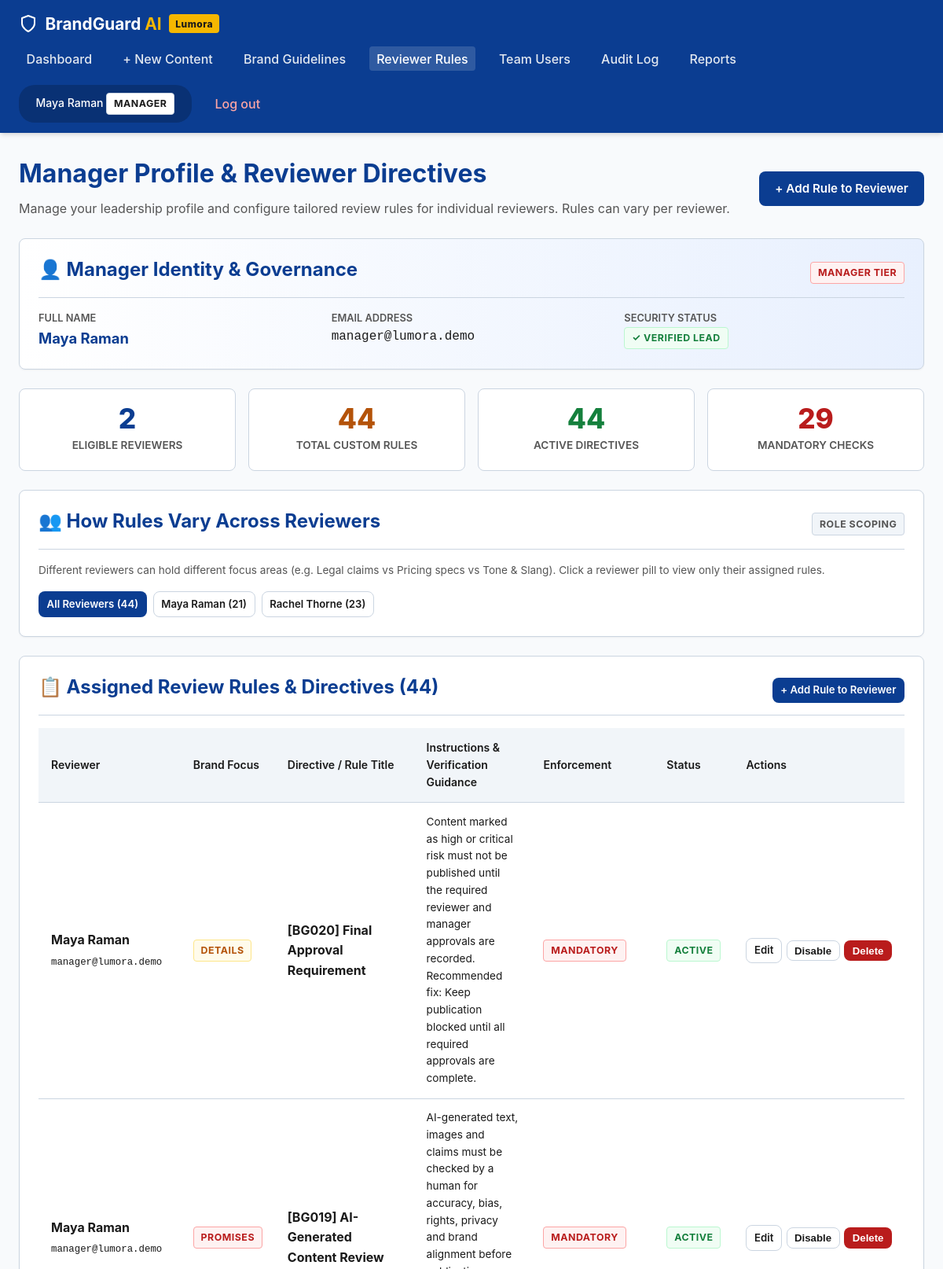
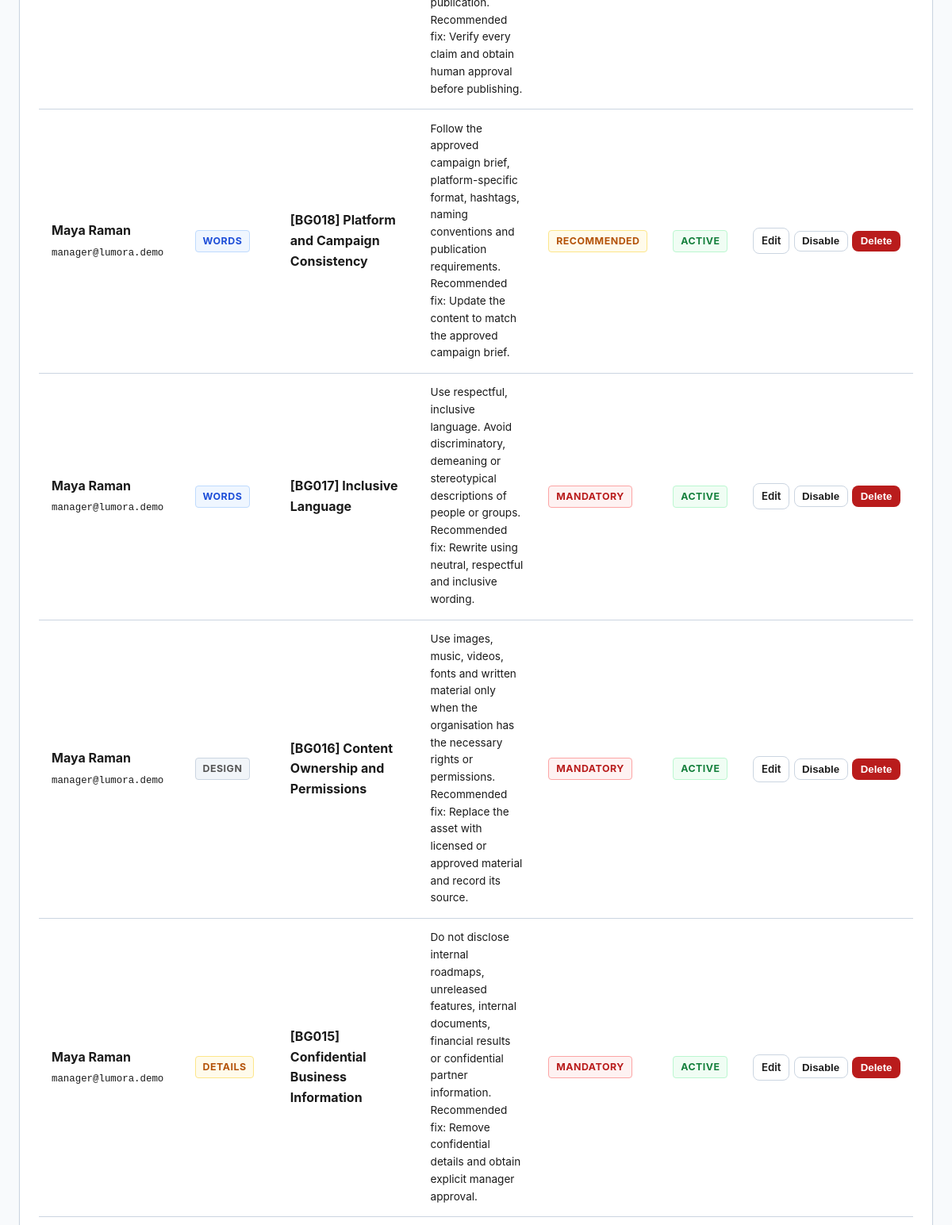
/admin/profile (signed in, upper part), run on the app's committed database (2 pictures, top to bottom).
### app/models.py (models this page shows, shortened)
class User(UserMixin, db.Model):
    __tablename__ = 'users'
    id = db.Column(db.Integer, primary_key=True)
    full_name = db.Column(db.String(100), nullable=False)
    email = db.Column(db.String(120), unique=True, nullable=False, index=True)
    password_hash = db.Column(db.String(255), nullable=False)
    role_id = db.Column(db.Integer, db.ForeignKey('roles.id'), nullable=False)
    failed_logins = db.Column(db.Integer, default=0, nullable=False)
    locked_until = db.Column(db.DateTime, nullable=True)
    created_at = db.Column(db.DateTime, default=lambda: datetime.now(timezone.utc), nullable=False)
    role = db.relationship('Role', back_populates='users')
    contents = db.relationship('Content', back_populates='creator', lazy='dynamic', cascade='all, delete-orphan')
    decisions = db.relationship('Decision', back_populates='reviewer', lazy='dynamic')
    audit_logs = db.relationship('AuditLog', back_populates='user', lazy='dynamic')
    @property
    def role_name(self) -> str:
        return self.role.name if self.role else 'Creator'

class Role(db.Model):
    __tablename__ = 'roles'
    id = db.Column(db.Integer, primary_key=True)
    name = db.Column(db.String(50), unique=True, nullable=False)  # 'Creator', 'Reviewer', 'Manager'
    description = db.Column(db.String(255), nullable=True)
    users = db.relationship('User', back_populates='role', lazy='dynamic')

class ReviewerRule(db.Model):
    __tablename__ = 'reviewer_rules'
    id = db.Column(db.Integer, primary_key=True)
    reviewer_id = db.Column(db.Integer, db.ForeignKey('users.id'), nullable=False)
    created_by_id = db.Column(db.Integer, db.ForeignKey('users.id'), nullable=False)
    title = db.Column(db.String(150), nullable=False)
    category = db.Column(db.String(50), nullable=False, default='GENERAL')
    instructions = db.Column(db.Text, nullable=False)
    severity = db.Column(db.String(20), nullable=False, default='Mandatory')
    active = db.Column(db.Boolean, default=True, nullable=False)
    created_at = db.Column(db.DateTime, default=lambda: datetime.now(timezone.utc), nullable=False)
    updated_at = db.Column(db.DateTime, default=lambda: datetime.now(timezone.utc), onupdate=lambda: datetime.now(timezone.utc), nullable=False)
    reviewer = db.relationship('User', foreign_keys=[reviewer_id], backref=db.backref('assigned_rules', lazy='dynamic', cascade='all, delete-orphan'))
    creator = db.relationship('User', foreign_keys=[created_by_id])

### app/routes/admin.py (the view)
@admin_bp.route('/profile')
@login_required
@role_required('Manager')
def manager_profile():
    reviewers = User.query.join(Role).filter(Role.name.in_(['Reviewer', 'Manager'])).order_by(User.full_name).all()
    reviewer_filter = request.args.get('reviewer_id', type=int)
    query = ReviewerRule.query.order_by(ReviewerRule.reviewer_id, ReviewerRule.created_at.desc())
    if reviewer_filter:
        query = query.filter_by(reviewer_id=reviewer_filter)
    rules = query.all()
    total_rules = ReviewerRule.query.count()
    active_rules = ReviewerRule.query.filter_by(active=True).count()
    mandatory_rules = ReviewerRule.query.filter_by(severity='Mandatory').count()
    reviewer_rule_counts = {}
    for r in reviewers:
        cnt = ReviewerRule.query.filter_by(reviewer_id=r.id, active=True).count()
        reviewer_rule_counts[r.id] = cnt
    return render_template(
        'admin/profile.html',
        reviewers=reviewers,
        rules=rules,
        reviewer_filter=reviewer_filter,
        total_rules=total_rules,
        active_rules=active_rules,
        mandatory_rules=mandatory_rules,
        reviewer_rule_counts=reviewer_rule_counts
    )

### app/__init__.py (called while the page is built)
@login_manager.user_loader
def load_user(user_id):
    return db.session.get(User, int(user_id))

### app/templates/admin/profile.html (shortened to what this page needs)
{% extends "base.html" %}
{% block content %}
<div style="display: flex; justify-content: space-between; align-items: center; margin-bottom: 1.5rem; flex-wrap: wrap; gap: 1rem;">
  <div>
    <h1>Manager Profile &amp; Reviewer Directives</h1>
    <p style="color: var(--text-muted);">Manage your leadership profile and configure tailored review rules for individual reviewers. Rules can vary per reviewer.</p>
  </div>
  <a href="{{ url_for('admin.add_reviewer_rule') }}" class="btn btn-primary">+ Add Rule to Reviewer</a>
</div>
<div class="card" style="margin-bottom: 1.5rem; background: linear-gradient(to right, #ffffff, var(--primary-light));">
  <div class="card-header" style="border-bottom: 1px solid var(--border);">
    <a href="{{ url_for('admin.manager_profile') }}" class="icon-heading-link">
      <h2>👤 Manager Identity &amp; Governance</h2>
    </a>
    <span class="badge badge-serious">Manager Tier</span>
  </div>
  <div class="grid-3" style="margin-top: 1rem; gap: 1rem;">
    <div>
      <div style="font-size: 0.8rem; color: var(--text-muted); text-transform: uppercase; font-weight: 600;">Full Name</div>
      <div style="font-size: 1.15rem; font-weight: 700; color: var(--primary);">{{ current_user.full_name }}</div>
    </div>
    <div>
      <div style="font-size: 0.8rem; color: var(--text-muted); text-transform: uppercase; font-weight: 600;">Email Address</div>
      <div style="font-size: 1rem; font-family: monospace;">{{ current_user.email }}</div>
    </div>
    <div>
      <div style="font-size: 0.8rem; color: var(--text-muted); text-transform: uppercase; font-weight: 600;">Security Status</div>
      <div><span class="badge badge-success">✓ Verified Lead</span></div>
    </div>
  </div>
</div>
<div class="grid-4" style="margin-bottom: 1.5rem;">
  <div class="stat-card">
    <div class="stat-number" style="color: var(--primary);">{{ reviewers|length }}</div>
    <div class="stat-label">Eligible Reviewers</div>
  </div>
  <div class="stat-card">
    <div class="stat-number" style="color: var(--warning);">{{ total_rules }}</div>
    <div class="stat-label">Total Custom Rules</div>
  </div>
  <div class="stat-card">
    <div class="stat-number" style="color: var(--success);">{{ active_rules }}</div>
    <div class="stat-label">Active Directives</div>
  </div>
  <div class="stat-card">
    <div class="stat-number" style="color: var(--danger);">{{ mandatory_rules }}</div>
    <div class="stat-label">Mandatory Checks</div>
  </div>
</div>
<div class="card" style="margin-bottom: 1.5rem;">
  <div class="card-header">
    <a href="{{ url_for('admin.manager_profile') }}" class="icon-heading-link">
      <h2>👥 How Rules Vary Across Reviewers</h2>
    </a>
    <span class="badge badge-neutral">Role Scoping</span>
  </div>
  <p style="font-size: 0.85rem; color: var(--text-muted); margin-bottom: 1rem;">
    Different reviewers can hold different focus areas (e.g. Legal claims vs Pricing specs vs Tone &amp; Slang). Click a reviewer pill to view only their assigned rules.
  </p>
  <div style="display: flex; gap: 0.5rem; flex-wrap: wrap;">
    <a href="{{ url_for('admin.manager_profile') }}" class="btn btn-sm {% if not reviewer_filter %}btn-primary{% else %}btn-secondary{% endif %}">
      All Reviewers ({{ total_rules }})
    </a>
    {% for rev in reviewers %}
      <a href="{{ url_for('admin.manager_profile', reviewer_id=rev.id) }}" class="btn btn-sm {% if reviewer_filter == rev.id %}btn-primary{% else %}btn-secondary{% endif %}">
        {{ rev.full_name }} ({{ reviewer_rule_counts.get(rev.id, 0) }})
      </a>
    {% endfor %}
  </div>
</div>
<div class="card">
  <div class="card-header">
    <a href="{{ url_for('admin.manager_profile') }}" class="icon-heading-link">
      <h2>📋 Assigned Review Rules &amp; Directives ({{ rules|length }})</h2>
    </a>
    <a href="{{ url_for('admin.add_reviewer_rule', reviewer_id=reviewer_filter) if reviewer_filter else url_for('admin.add_reviewer_rule') }}" class="btn btn-sm btn-primary">
      + Add Rule to Reviewer
    </a>
  </div>
  {% if rules %}
    <div class="table-responsive">
      <table class="table" aria-label="Reviewer rules table">
        <thead>
          <tr>
            <th>Reviewer</th>
            <th>Brand Focus</th>
            <th>Directive / Rule Title</th>
            <th>Instructions &amp; Verification Guidance</th>
            <th>Enforcement</th>
            <th>Status</th>
            <th>Actions</th>
          </tr>
        </thead>
        <tbody>
          {% for r in rules %}
            <tr>
              <td>
                <strong>{{ r.reviewer.full_name }}</strong><br>
                <code style="font-size: 0.775rem;">{{ r.reviewer.email }}</code>
              </td>
              <td>
                <span class="badge badge-{% if r.category == 'WORDS' %}info{% elif r.category == 'DETAILS' %}warning{% elif r.category == 'PROMISES' %}serious{% elif r.category == 'TONE' %}primary{% else %}neutral{% endif %}">
                  {{ r.category }}
                </span>
              </td>
              <td><strong>{{ r.title }}</strong></td>
              <td style="max-width: 320px; font-size: 0.85rem; word-break: break-word;">
                {{ r.instructions }}
              </td>
              <td>
                <span class="badge badge-{% if r.severity == 'Mandatory' %}serious{% elif r.severity == 'Recommended' %}warning{% else %}neutral{% endif %}">
                  {{ r.severity }}
                </span>
              </td>
              <td>
                {% if r.active %}
                  <span class="badge badge-success">Active</span>
                {% else %}
                  <span class="badge badge-neutral">Inactive</span>
                {% endif %}
              </td>
              <td style="white-space: nowrap;">
                <div style="display: flex; gap: 0.35rem; align-items: center;">
                  <a href="{{ url_for('admin.edit_reviewer_rule', rule_id=r.id) }}" class="btn btn-sm btn-secondary">Edit</a>
                  <form method="POST" action="{{ url_for('admin.toggle_reviewer_rule', rule_id=r.id) }}" style="display:inline;">
                    <button type="submit" class="btn btn-sm btn-secondary" title="Toggle active status">
                      {{ 'Disable' if r.active else 'Enable' }}
                    </button>
                  </form>
                  <form method="POST" action="{{ url_for('admin.delete_reviewer_rule', rule_id=r.id) }}" style="display:inline;" onsubmit="return confirm('Are you sure you want to delete this rule for {{ r.reviewer.full_name }}?');">
                    <button type="submit" class="btn btn-sm btn-danger" title="Delete rule">Delete</button>
                  </form>
                </div>
              </td>
            </tr>
          {% endfor %}
        </tbody>
      </table>
    </div>
  {% endif %}
</div>
{% endblock %}

### app/templates/base.html (shortened to what this page needs)
<!DOCTYPE html>
<html lang="en">
<head>
  <link rel="stylesheet" href="{{ url_for('static', filename='css/style.css') }}">
</head>
<body>
  <header>
    <nav class="navbar" aria-label="Main Navigation">
      <a href="{{ url_for('main.index') }}" class="brand-logo">
        <svg width="24" height="24" viewBox="0 0 24 24" fill="none" stroke="currentColor" stroke-width="2" stroke-linecap="round" stroke-linejoin="round" aria-hidden="true"><path d="M12 22s8-4 8-10V5l-8-3-8 3v7c0 6 8 10 8 10z"></path></svg>
        <span>BrandGuard <span style="color:var(--accent);">AI</span></span>
        <span class="badge-tag">{{ brand_name }}</span>
      </a>
      <ul class="nav-links">
        {% if current_user.is_authenticated %}
          {% if current_user.role_name == 'Creator' %}
            <li><a href="{{ url_for('main.creator_dashboard') }}" class="{% if request.endpoint == 'main.creator_dashboard' %}active{% endif %}">My Content</a></li>
            <li><a href="{{ url_for('content.new_content') }}" class="{% if request.endpoint == 'content.new_content' %}active{% endif %}">+ New Content</a></li>
          {% elif current_user.role_name == 'Manager' %}
            <li><a href="{{ url_for('main.manager_dashboard') }}" class="{% if request.endpoint == 'main.manager_dashboard' %}active{% endif %}">Dashboard</a></li>
            <li><a href="{{ url_for('content.new_content') }}" class="{% if request.endpoint == 'content.new_content' %}active{% endif %}">+ New Content</a></li>
            <li><a href="{{ url_for('guidelines.list_guidelines') }}" class="{% if 'guidelines' in request.endpoint %}active{% endif %}">Brand Guidelines</a></li>
            <li><a href="{{ url_for('admin.manager_profile') }}" class="{% if 'profile' in request.endpoint or 'reviewer_rule' in request.endpoint %}active{% endif %}">Reviewer Rules</a></li>
            <li><a href="{{ url_for('admin.users') }}" class="{% if request.endpoint == 'admin.users' %}active{% endif %}">Team Users</a></li>
            <li><a href="{{ url_for('admin.audit_logs') }}" class="{% if request.endpoint == 'admin.audit_logs' %}active{% endif %}">Audit Log</a></li>
            <li><a href="{{ url_for('admin.reports') }}" class="{% if request.endpoint == 'admin.reports' %}active{% endif %}">Reports</a></li>
          {% endif %}
          <li class="nav-user">
            {% if current_user.role_name == 'Manager' %}
              <a href="{{ url_for('admin.manager_profile') }}" style="color:inherit; text-decoration:none;" title="View Manager Profile &amp; Reviewer Directives">
                <span>{{ current_user.full_name }}</span>
                <span class="badge badge-neutral" style="background:#ffffff; color:#1A1A1A;">{{ current_user.role_name }}</span>
              </a>
            {% else %}
              <span>{{ current_user.full_name }}</span>
              <span class="badge badge-neutral" style="background:#ffffff; color:#1A1A1A;">{{ current_user.role_name }}</span>
            {% endif %}
          </li>
          <li><a href="{{ url_for('auth.logout') }}" style="color:#fca5a5;">Log out</a></li>
        {% else %}
          <li><a href="{{ url_for('auth.login') }}">Log In</a></li>
          <li><a href="{{ url_for('auth.register') }}" class="btn btn-sm btn-accent" style="color:#1A1A1A;">Register</a></li>
        {% endif %}
      </ul>
    </nav>
  </header>
  <main class="main-container" id="main-content">
    {% block content %}{% endblock %}
  </main>
</body>
</html>

### data on the page
User: full_name "Maya Raman", email "manager@lumora.demo", get "21"
Role: role_name "MANAGER"
User: full_name "Rachel Thorne", get "23"
ReviewerRule: reviewer.full_name "Maya Raman", reviewer.email "manager@lumora.demo", category "DETAILS", title "[BG020] Final Approval Requirement", instructions "Content marked as high or critical risk must not be published until the required reviewer and manager approvals are recorded. Recommended fix: Keep publication blocked until all required approvals are complete.", severity "MANDATORY", shows "ACTIVE", active "Disable"
ReviewerRule: reviewer.full_name "Maya Raman", reviewer.email "manager@lumora.demo", category "PROMISES", title "[BG019] AI-Generated Content Review", instructions "AI-generated text, images and claims must be checked by a human for accuracy, bias, rights, privacy and brand alignment before publication. Recommended fix: Verify every claim and obtain human approval before publishing.", severity "MANDATORY", shows "ACTIVE", active "Disable"
ReviewerRule: reviewer.full_name "Maya Raman", reviewer.email "manager@lumora.demo", category "WORDS", title "[BG018] Platform and Campaign Consistency", instructions "Follow the approved campaign brief, platform-specific format, hashtags, naming conventions and publication requirements. Recommended fix: Update the content to match the approved campaign brief.", severity "RECOMMENDED", shows "ACTIVE", active "Disable"
ReviewerRule: reviewer.full_name "Maya Raman", reviewer.email "manager@lumora.demo", category "WORDS", title "[BG017] Inclusive Language", instructions "Use respectful, inclusive language. Avoid discriminatory, demeaning or stereotypical descriptions of people or groups. Recommended fix: Rewrite using neutral, respectful and inclusive wording.", severity "MANDATORY", shows "ACTIVE", active "Disable"
ReviewerRule: reviewer.full_name "Maya Raman", reviewer.email "manager@lumora.demo", category "DESIGN", title "[BG016] Content Ownership and Permissions", instructions "Use images, music, videos, fonts and written material only when the organisation has the necessary rights or permissions. Recommended fix: Replace the asset with licensed or approved material and record its source.", severity "MANDATORY", shows "ACTIVE", active "Disable"
ReviewerRule: reviewer.full_name "Maya Raman", reviewer.email "manager@lumora.demo", category "DETAILS", title "[BG015] Confidential Business Information", instructions "Do not disclose internal roadmaps, unreleased features, internal documents, financial results or confidential partner information. Recommended fix: Remove confidential details and obtain explicit manager approval.", severity "MANDATORY", shows "ACTIVE", active "Disable"

### other printed values
{{ brand_name }} "Lumora"
{{ reviewers|length }} "2"
{{ total_rules }} "44"
{{ active_rules }} "44"
{{ mandatory_rules }} "29"
{{ rules|length }} "44"
